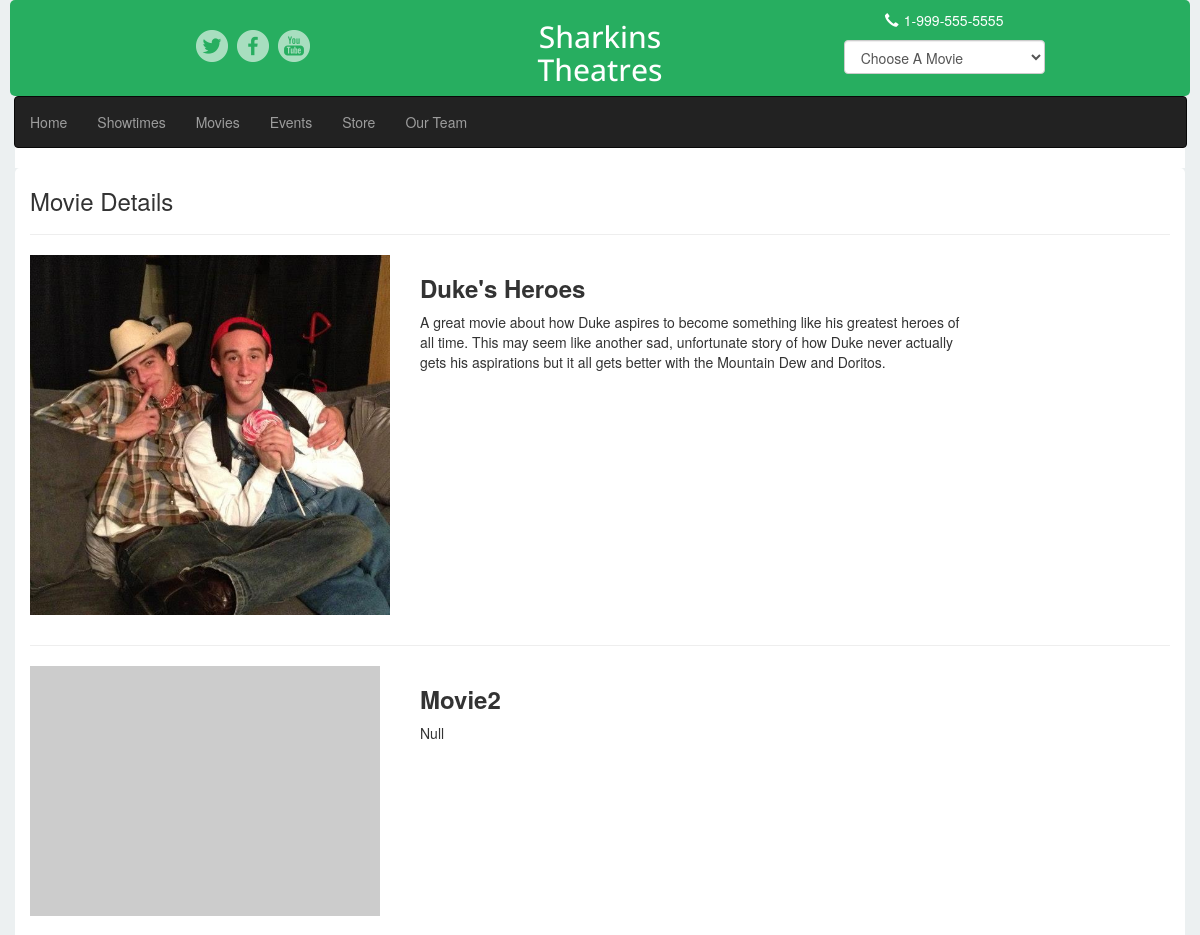
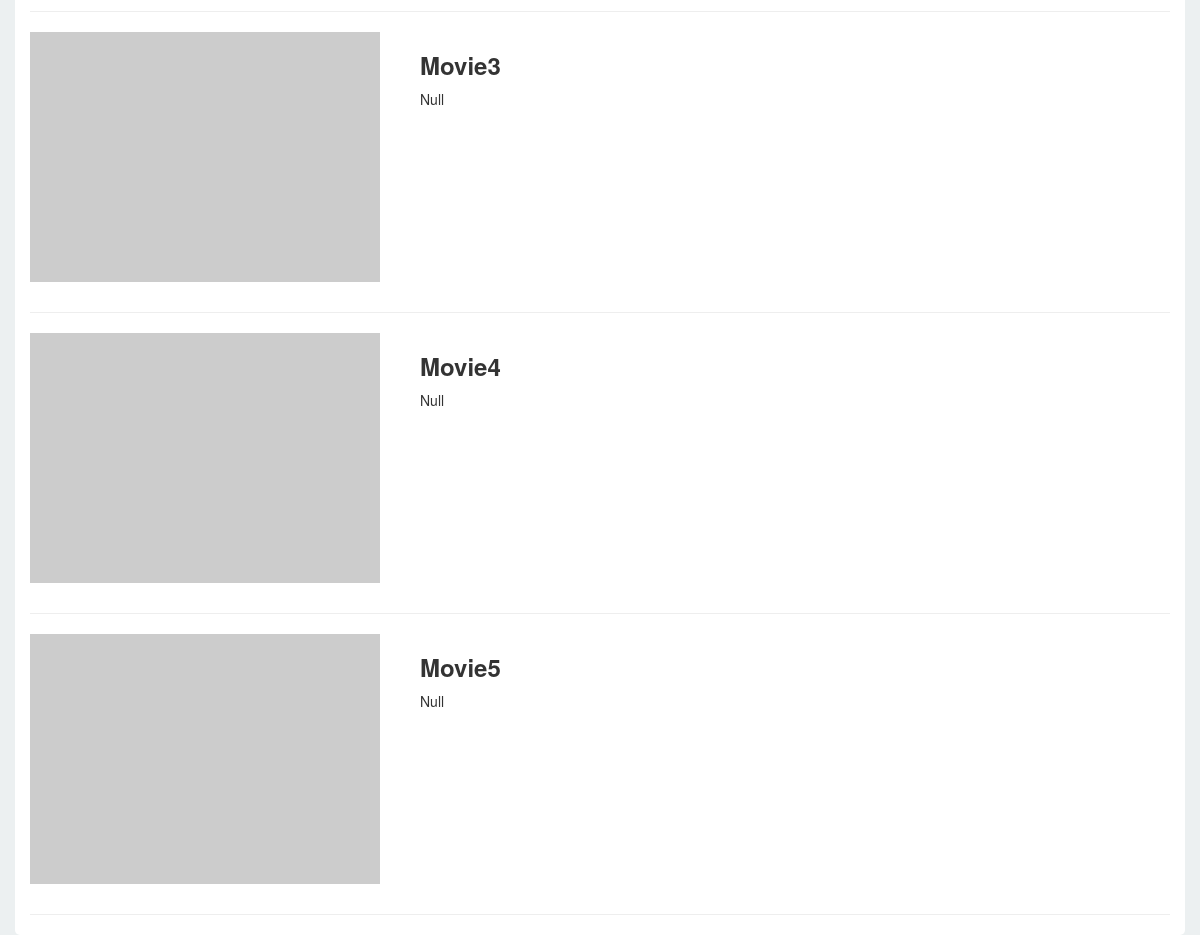
The app's page /movies with its own data (2 pictures, top to bottom).
### theater_project/models.py (models this page shows)
class Info(models.Model):
    title = models.CharField(max_length = 200)
    description = models.CharField(max_length = 400)
    rating = models.CharField(max_length = 400)
    thumbnail = models.CharField(max_length = 400)
    duration = models.CharField(max_length = 400)

### views.py (the view)
# urls.py: url(r'^movies', movies),
def movies(request):
    return render(request,'movies.html', {'all_movies': Info.objects.all()})

### templates/movies.html (shortened to what this page needs)
{% extends "base.html" %}
{% block content %}
    <div class="container" style="background:white; border-radius:5px;">
        <h3>Movie Details</h3>
        <hr/>
        {% for movie in all_movies %}
        <div class="row" style="margin-bottom:30px;">
            <div class="col-xs-4">
            {% if movie.thumbnail == "http://placehold.it/350x250" %}
                <img src="http://placehold.it/350x250" class="img-responsive" alt=""/>
            {% endif %}
            {% if movie.thumbnail != "http://placehold.it/350x250" %}
                 <img src="{{ STATIC_URL }}{{ movie.thumbnail }}" class="img-responsive" alt=""/>
            {% endif %}
            </div>
            <div class="col-xs-6">
                <h3 style="font-weight:800;">{{ movie.title }}</h3>
                <p>{{movie.description  }}</p>
            </div>
        </div>
        <hr/>
        {% endfor %}
    </div>
{% endblock %}

### records on screen
Info: thumbnail (picture), title "Duke's Heroes", description "A great movie about how Duke aspires to become something like his greatest heroes of all time. This may seem like another sad, unfortunate story of how Duke never actually gets his aspirations but it all gets better with the Mountain Dew and Doritos."
Info: title "Movie2", description "Null"
Info: title "Movie3", description "Null"
Info: title "Movie4", description "Null"
Info: title "Movie5", description "Null"
